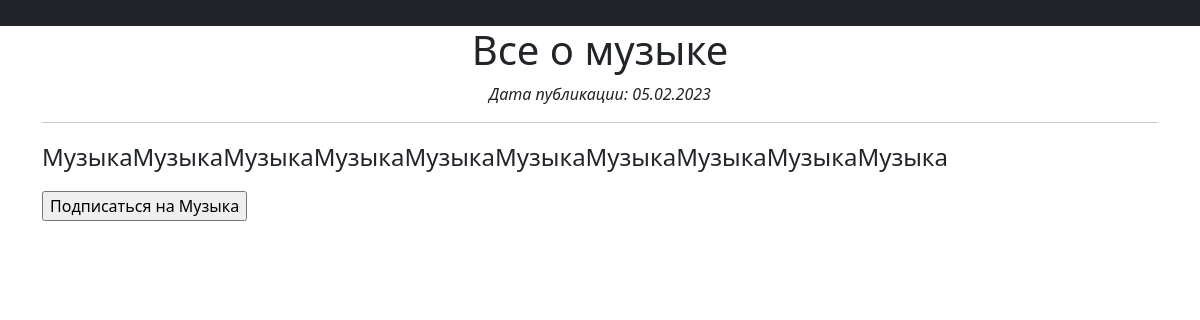
Screenshot of /news/1 with the database file from the repository.
### news/models.py (models this page shows, shortened)
class Post(models.Model):
    news = 'NW'
    article = 'AR'
    TYPES = [
        (news, 'новость'),
        (article, 'статья'),
    ]
    author = models.ForeignKey(Author, on_delete=models.CASCADE)
    type = models.CharField(max_length=2, choices=TYPES, default=news)
    datetime_in = models.DateTimeField(auto_now_add=True)
    category = models.ManyToManyField(Category, through='PostCategory')
    title = models.TextField()
    text = models.TextField()
    rating = models.IntegerField(default=0)

### news/views.py (the view)
# urls.py: path('<int:pk>', PostsDetail.as_view(), name='post_detail'),
class PostsDetail(DetailView):
    model = Post
    template_name = 'news_detail.html'
    context_object_name = 'post'
    def get_context_data(self, **kwargs):
        context = super().get_context_data(**kwargs)
        p = context['post']
        user = self.request.user
        topic = PostCategory.objects.filter(post=p).values_list('category__topic', flat=True).first()
        if not topic is None:
            context['category'] = topic
        if user in Category.objects.filter(topic=topic).first().subscribers.all():
            context['is_subscriber'] = True
        return context
    def post(self, request, *args, **kwargs):
        topic = request.POST['topic']
        user = request.user
        category = Category.objects.filter(topic=topic).first()
        category.subscribers.add(user)
        return redirect(request.path)

### news/templatetags/custom_filters.py (called while the page is built)
@register.filter()
def censor(text):
    words = ('дурак', 'идиот', 'редиска')
    words_list = ''
    try:
        if type(text) == str:
            words_list = text.split()
            for n in range(len(words_list)):
                word = words_list[n]
                for m in range(len(words)):
                    if word.lower().find(words[m]) == 0:
                        words_list[n] = word.replace(words[m][1:], ''.join(['*' for i in range(len(words[m][1:]))]))
        else:
            raise ValueError(f'"{text}" is not string!')
    except ValueError as e:
        print("Censor error: " + e)
    return ' '.join(words_list)

### templates/news_detail.html (shortened to what this page needs)
{% extends 'flatpages/default.html' %}
{% load custom_filters %}
{% block content %}
   <h1>{{ post.title|censor }}</h1>
   <tr align="left">
     <td> <em>Дата публикации:</em> </td>
     <td> <em>{{ post.datetime_in|date:'d.m.Y' }}</em> </td>
   <tr>
   <hr>
   <p align="left"> <font size="5">{{ post.text|censor }} </font></p>
   {% if category %}
      {% if is_subscriber %}
         <p align="left"> Вы подписаны на категорию "{{ category }}"</p>
      {% else %}
         <form method="post" action="">
            <p align="left"> <input type="submit" value="Подписаться на {{ category }}"></p>
         </form>
      {% endif%}
   {% else %}
   <p align="left"> Без категории</p>
   {% endif%}
{% endblock content %}

### rows the page displays
Post: title|censor "Все о музыке", datetime_in "05.02.2023", text|censor "МузыкаМузыкаМузыкаМузыкаМузыкаМузыкаМузыкаМузыкаМузыкаМузыка"
